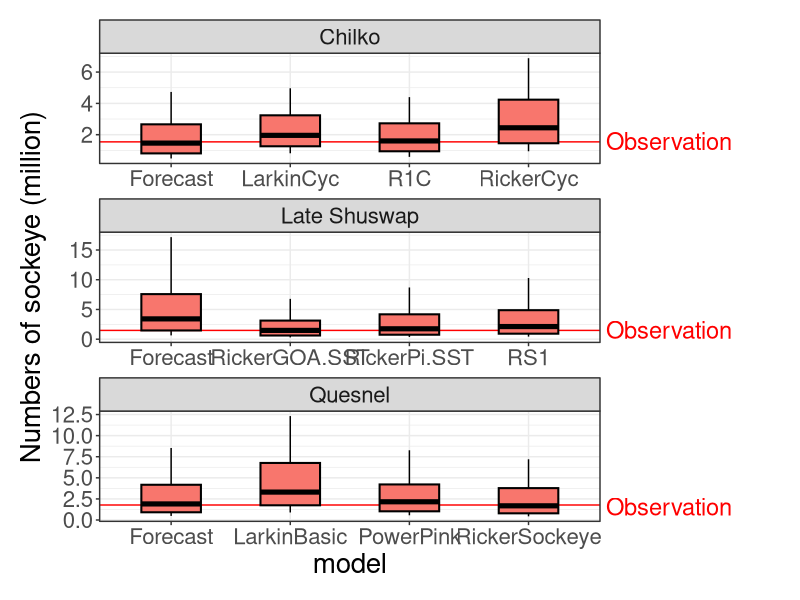
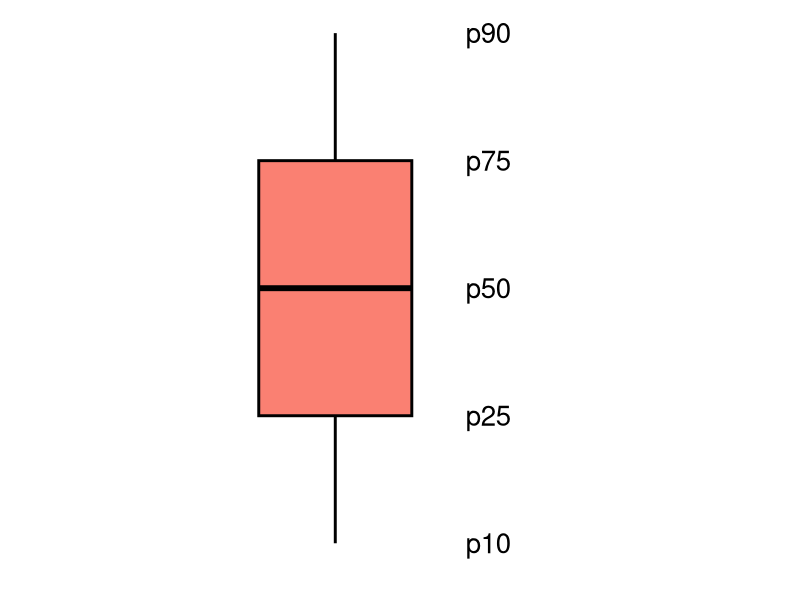
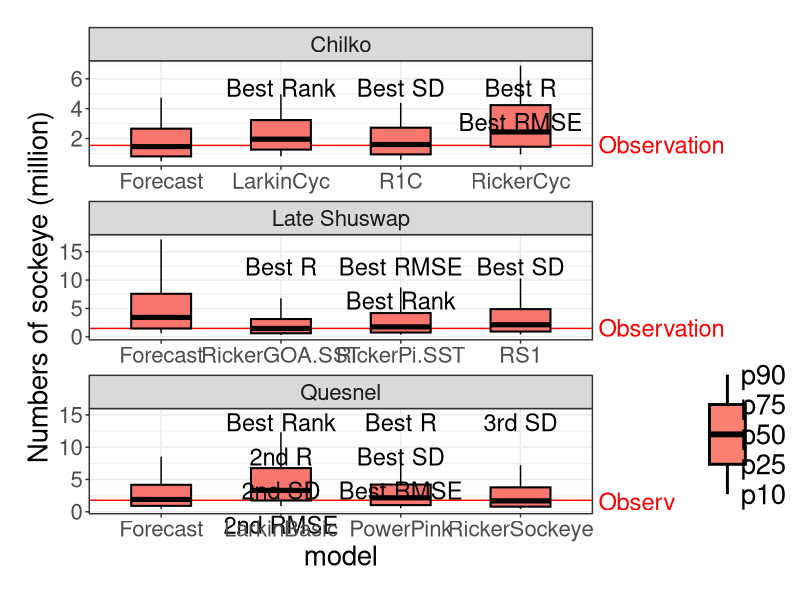

The R script that drew these images, in order: (Note: this script raises an error after producing the figures.)
## This program is used to make plot to compare obs with fc models
## questions about this code contract Yi Xu, yi.xu2@dfo-mpo.gc.ca
rm(list=ls())
#setwd("C:/DFO-MPO/Work/Sockeye_paper/code") #set up your own directory that include all the updated env files

library(tidyverse)
library(ggplot2)
library(patchwork)
#library(grid)
data <- read_csv("../data/selected_models_comparison_2022.csv")


p<-ggplot(data, aes(x= model, y = p50/1e6,width=0.5)) +
  geom_linerange(aes(ymin = p10/1e6, ymax = p90/1e6)) +
  geom_hline(aes(yintercept = obs/1e6),col = "red")+
  geom_crossbar(aes(ymin = p25/1e6,ymax = p75/1e6,fill= "white"),size = 0.7) +
  annotate(geom = "text",x = 4.65,y = 1.6,label="Observation",col = "red",hjust = 0,size = 6)+
  coord_cartesian(xlim = c(1,4),clip = 'off')+
  facet_wrap(~pop, ncol = 1, scales = "free") +
  ylab("Numbers of sockeye (million)")+
  theme_bw()+
  theme(text = element_text(size = 20),legend.position = "none",
        plot.margin = unit(c(1,10,1,1), "lines")) 
p

set.seed(100)
data_random <- data.frame(name = "text",y = sample(500))
legend_plot <- ggplot()+
  geom_boxplot(data = data_random, aes(x = name, y = y),
               fill="salmon",fatten = 2,lwd = 1, width = 1,col = "black") +
  geom_text(aes(x = rep(2,5),y = c(1,125.75,250.5,375.25,500),
                label = c("p10","p25","p50","p75","p90")),size = 7)+
  xlab("")+ylab("")+ 
  theme(axis.text = element_blank(),
        axis.ticks = element_blank(),
        panel.grid = element_blank(),
        panel.background = element_blank(),
        aspect.ratio = 5/3) +
  coord_cartesian(xlim = c(1,2),clip = 'off')
  
legend_plot

string_want <-c("Best Rank","Best SD","Best R\nBest RMSE",            
"Best Rank\n2nd R\n2nd SD\n2nd RMSE", "Best R\nBest SD\nBest RMSE",          "3rd SD" ,                
"Best R",                  "Best RMSE\nBest Rank" ,        "Best SD"  )  
dat_text <- data.frame(
  label = string_want,#data$justification[c(3,1,2,9,8,7,4,6,5)],
  pop   = data$pop[1:9],
  x     = c(2, 3, 4, 2, 3, 4, 2, 3, 4),
  y     = c(6,6,6,15.25,15.25,15.25,14,14,14)
)
p_text <- geom_text(data = dat_text,mapping = aes(x = x, y= y, label = label), vjust = 1,size = 6)
p + p_text +inset_element(legend_plot, left = 0.85, bottom = 0.1, right = 1, top = 0.4, align_to = 'full')
ggsave("../plot/plot_obs_fc.png",w = 12, h = 11)

